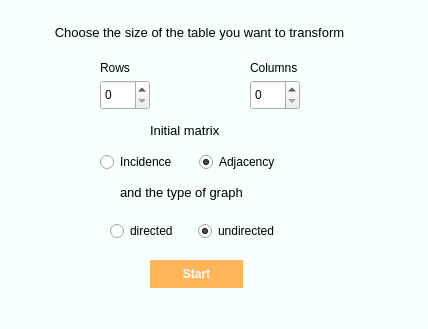
<?xml version="1.0" encoding="UTF-8"?>
<ui version="4.0">
 <class>Start_Dialog</class>
 <widget class="QDialog" name="Start_Dialog">
  <property name="geometry">
   <rect>
    <x>0</x>
    <y>0</y>
    <width>428</width>
    <height>329</height>
   </rect>
  </property>
  <property name="windowTitle">
   <string>Dialog</string>
  </property>
  <property name="styleSheet">
   <string notr="true">QDialog {
background-color: #f8ffff;
}</string>
  </property>
  <widget class="QLabel" name="label_prompt">
   <property name="geometry">
    <rect>
     <x>-1</x>
     <y>20</y>
     <width>401</width>
     <height>25</height>
    </rect>
   </property>
   <property name="font">
    <font>
     <pointsize>10</pointsize>
    </font>
   </property>
   <property name="text">
    <string>Choose the size of the table you want to transform</string>
   </property>
   <property name="alignment">
    <set>Qt::AlignCenter</set>
   </property>
  </widget>
  <widget class="QSpinBox" name="spinBox_rows">
   <property name="geometry">
    <rect>
     <x>100</x>
     <y>80</y>
     <width>50</width>
     <height>30</height>
    </rect>
   </property>
   <property name="toolTip">
    <string>max value is 12</string>
   </property>
   <property name="toolTipDuration">
    <number>-2</number>
   </property>
  </widget>
  <widget class="QSpinBox" name="spinBox_clmns">
   <property name="geometry">
    <rect>
     <x>250</x>
     <y>80</y>
     <width>50</width>
     <height>30</height>
    </rect>
   </property>
   <property name="toolTip">
    <string>max value is 12</string>
   </property>
   <property name="toolTipDuration">
    <number>-2</number>
   </property>
  </widget>
  <widget class="QLabel" name="label_clmn">
   <property name="geometry">
    <rect>
     <x>250</x>
     <y>60</y>
     <width>55</width>
     <height>16</height>
    </rect>
   </property>
   <property name="text">
    <string>Columns</string>
   </property>
  </widget>
  <widget class="QLabel" name="label_row">
   <property name="geometry">
    <rect>
     <x>100</x>
     <y>60</y>
     <width>55</width>
     <height>16</height>
    </rect>
   </property>
   <property name="text">
    <string>Rows</string>
   </property>
  </widget>
  <widget class="QLabel" name="label_forG">
   <property name="geometry">
    <rect>
     <x>120</x>
     <y>180</y>
     <width>180</width>
     <height>25</height>
    </rect>
   </property>
   <property name="font">
    <font>
     <pointsize>10</pointsize>
    </font>
   </property>
   <property name="text">
    <string>and the type of graph</string>
   </property>
  </widget>
  <widget class="QPushButton" name="pushButton_start">
   <property name="geometry">
    <rect>
     <x>150</x>
     <y>260</y>
     <width>93</width>
     <height>28</height>
    </rect>
   </property>
   <property name="font">
    <font>
     <weight>75</weight>
     <bold>true</bold>
     <strikeout>false</strikeout>
    </font>
   </property>
   <property name="styleSheet">
    <string notr="true">QPushButton {
border-style: solid;
background-color: #ffb65a;
color: #ffffff;
}
QPushButton::hover {
background-color: #e7a552;
}</string>
   </property>
   <property name="text">
    <string>Start</string>
   </property>
  </widget>
  <widget class="QWidget" name="layoutWidget">
   <property name="geometry">
    <rect>
     <x>110</x>
     <y>220</y>
     <width>169</width>
     <height>22</height>
    </rect>
   </property>
   <layout class="QGridLayout" name="gridLayout">
    <item row="0" column="0">
     <widget class="QRadioButton" name="radioButton_dir">
      <property name="text">
       <string>directed</string>
      </property>
     </widget>
    </item>
    <item row="0" column="1">
     <widget class="QRadioButton" name="radioButton_undir">
      <property name="text">
       <string>undirected</string>
      </property>
      <property name="checked">
       <bool>true</bool>
      </property>
     </widget>
    </item>
   </layout>
  </widget>
  <widget class="QLabel" name="label_matrix">
   <property name="geometry">
    <rect>
     <x>150</x>
     <y>120</y>
     <width>110</width>
     <height>20</height>
    </rect>
   </property>
   <property name="font">
    <font>
     <pointsize>10</pointsize>
    </font>
   </property>
   <property name="text">
    <string>Initial matrix</string>
   </property>
  </widget>
  <widget class="QWidget" name="layoutWidget">
   <property name="geometry">
    <rect>
     <x>100</x>
     <y>150</y>
     <width>192</width>
     <height>24</height>
    </rect>
   </property>
   <layout class="QGridLayout" name="gridLayout_2">
    <item row="0" column="0">
     <widget class="QRadioButton" name="radioButton_inc">
      <property name="font">
       <font>
        <pointsize>9</pointsize>
       </font>
      </property>
      <property name="text">
       <string>Incidence</string>
      </property>
     </widget>
    </item>
    <item row="0" column="1">
     <widget class="QRadioButton" name="radioButton_adj">
      <property name="font">
       <font>
        <pointsize>9</pointsize>
       </font>
      </property>
      <property name="text">
       <string>Adjacency</string>
      </property>
      <property name="checked">
       <bool>true</bool>
      </property>
     </widget>
    </item>
   </layout>
  </widget>
 </widget>
 <resources/>
 <connections/>
</ui>
